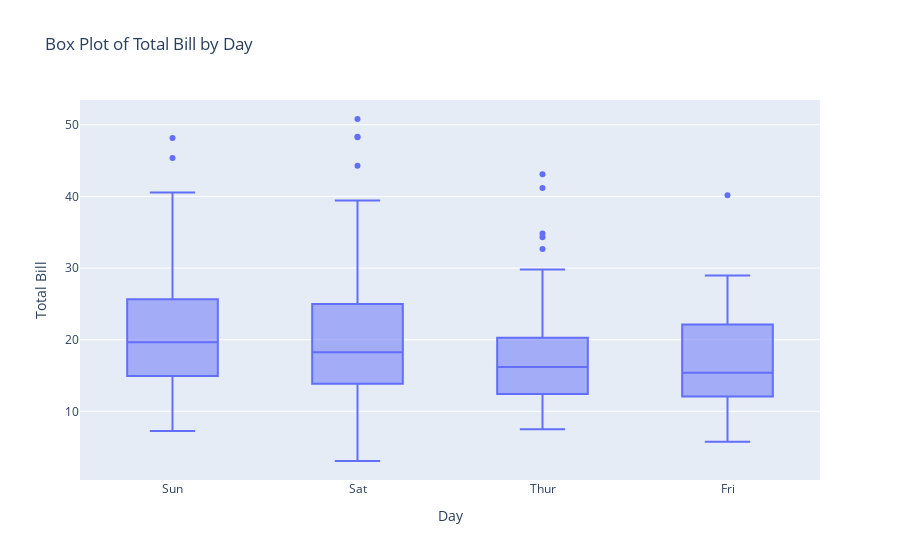

The code cell stored with this chart in its notebook:
### Code cell
# Box Plot: Distribution of total bills by day
fig6 = px.box(df, x='day', y='total_bill', 
              title="Box Plot of Total Bill by Day", 
              labels={'total_bill': 'Total Bill', 'day': 'Day'})
fig6.show()

### Figure 1 — Plotly figure (JSON) as saved in the notebook; plotly's stock layout.template omitted (floating-point values rounded to 4 significant figures; data arrays with more than 128 entries replaced by an {"elided": "..."} marker saying what was removed)
{"data": [{"alignmentgroup": "True", "hovertemplate": "Day=%{x}<br>Total Bill=%{y}<extra></extra>", "legendgroup": "", "marker": {"color": "#636efa"}, "name": "", "notched": false, "offsetgroup": "", "orientation": "v", "showlegend": false, "type": "box", "x": {"elided": "244 str values"}, "x0": " ", "xaxis": "x", "y": {"elided": "244 float values"}, "y0": " ", "yaxis": "y"}], "layout": {"boxmode": "group", "legend": {"tracegroupgap": 0}, "title": {"text": "Box Plot of Total Bill by Day"}, "xaxis": {"anchor": "y", "domain": [0, 1], "title": {"text": "Day"}}, "yaxis": {"anchor": "x", "domain": [0, 1], "title": {"text": "Total Bill"}}}}
